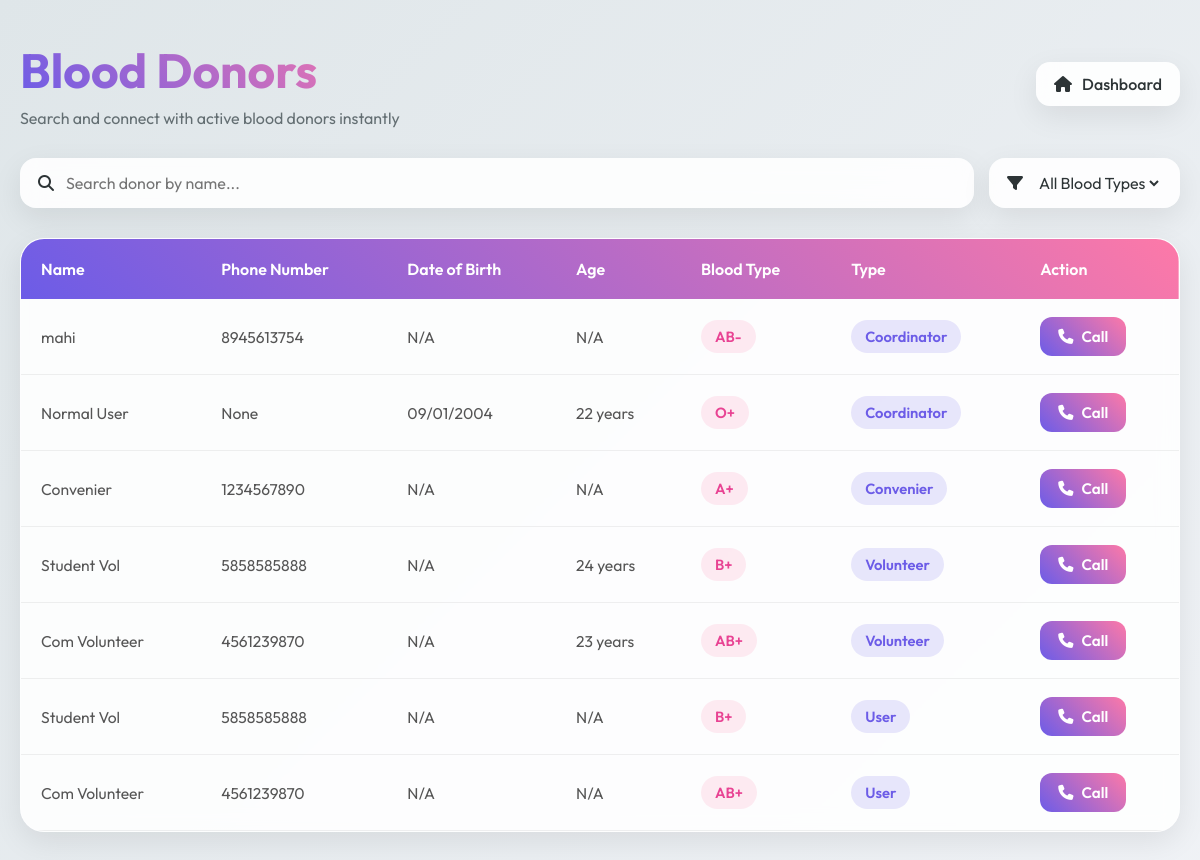
The page /blood_donors on the database its author committed.
### users/models.py (models this page shows, shortened)
class UserProfile(models.Model):
    GENDER_CHOICE=(
        ("","Select the gender"),
        ("male","male"),
        ("female","female"),
    )
    ROLE_CHOICE=(
        ("public_user","public_user"),
        ("member","member"),
        ("coordinator","coordinator"),
        ("convenier","convenier"),
        ("office_staff","office_staff"),
        ("principal","principal"),
        ("chairman","chairman"),
    )
    BLOOD_GROUP_CHOICES = [
        ('', 'Select Blood Group'),
        ('A+', 'A+'),
        ('A-', 'A-'),
        ('B+', 'B+'),
        ('B-', 'B-'),
        ('AB+', 'AB+'),
        ('AB-', 'AB-'),
        ('O+', 'O+'),
        ('O-', 'O-'),
    ]
    user=models.OneToOneField(User,on_delete=models.CASCADE)
    phone_number=models.CharField(max_length=10,null=True,blank=True)
    role=models.CharField(max_length=20,choices=ROLE_CHOICE,default="public_user")
    gender=models.CharField(max_length=10,choices=GENDER_CHOICE,null=True,blank=True)
    address=models.TextField(null=True,blank=True)
    created_at=models.DateTimeField(auto_now_add=True)
    photo=models.ImageField(upload_to="profile_pics/",null=True,blank=True)
    blood=models.CharField(max_length=3,default="",choices=BLOOD_GROUP_CHOICES)
    is_donor = models.BooleanField(default=False)
    date_of_birth = models.DateField(null=True, blank=True)
    age = models.PositiveIntegerField(null=True, blank=True)

### volunteer/models.py (models this page shows, shortened)
class Volunteer(models.Model):
    BLOOD_GROUP_CHOICES = (
        ("A+", "A+"),
        ("A-", "A-"),
        ("B+", "B+"),
        ("B-", "B-"),
        ("AB+", "AB+"),
        ("AB-", "AB-"),
        ("O+", "O+"),
        ("O-", "O-"),
    )
    BATCH_CHOICES = (
        ("MCA", "MCA"),
        ("BCA", "BCA"),
        ("BSc CS", "BSc CS"),
        ("BCom", "BCom"),
        ("BA","BA"),
        ("BSW","BSW")
    )
    user = models.OneToOneField(User, on_delete=models.CASCADE)
    name = models.CharField(max_length=150)
    email = models.EmailField()
    phone = models.CharField(max_length=10)
    age = models.PositiveIntegerField()
    date_of_birth = models.DateField(null=True, blank=True)
    blood_group = models.CharField(
        max_length=5,
        choices=BLOOD_GROUP_CHOICES,
        blank=True,
        null=True
    )
    address = models.TextField()
    reason = models.TextField()
    is_approved=models.BooleanField(default=False)
    approved_by = models.ForeignKey(
        User,
        on_delete=models.SET_NULL,
        null=True,
        blank=True,
        related_name="approved_volunteers"
    )
    declined=models.BooleanField(default=False)
    rejection_reason = models.TextField(blank=True, null=True)
    is_student = models.BooleanField(default=False)
    was_student = models.BooleanField(default=False)
    admission_no = models.CharField(max_length=50, blank=True, null=True)
    start_year = models.CharField(max_length=5, blank=True, null=True)
    end_year = models.CharField(max_length=5, blank=True, null=True)
    batch = models.CharField(
        max_length=20,
        choices=BATCH_CHOICES,
        blank=True,
        null=True
    )
    created_at = models.DateTimeField(auto_now_add=True)

### members/views.py (the view, shortened to what this page needs)
# urls.py: path('blood_donors',views.blood_donors,name='blood_donors'),
def blood_donors(request):
    from users.models import UserProfile
    from coordinator.models import coordinateRegistration
    from volunteer.models import Volunteer
    from datetime import date
    donor_data = []
    def calculate_age(dob):
        if not dob:
            return None
        today = date.today()
        return today.year - dob.year - ((today.month, today.day) < (dob.month, dob.day))
    member_donors = (
        Donor.objects
        .filter(is_a_donor=True)
        .select_related(
            "user",
            "user__user",
            "user__user__userprofile"
        )
    )
    coordinator_donors = (
        UserProfile.objects
        .filter(role="coordinator", is_donor=True)
        .select_related("user")
    )
    for user_profile in coordinator_donors:
        age = user_profile.age if user_profile.age else calculate_age(user_profile.date_of_birth)
        donor_data.append({
            "name": user_profile.user.get_full_name() if user_profile.user.get_full_name() else user_profile.user.username,
            "phone": user_profile.phone_number,
            "blood_type": user_profile.blood,
            "type": "Coordinator",
            "date_of_birth": user_profile.date_of_birth,
            "age": age,
        })
    convenier_donors = (
        UserProfile.objects
        .filter(role="convenier", is_donor=True)
        .select_related("user")
    )
    for user_profile in convenier_donors:
        age = user_profile.age if user_profile.age else calculate_age(user_profile.date_of_birth)
        donor_data.append({
            "name": user_profile.user.get_full_name() if user_profile.user.get_full_name() else user_profile.user.username,
            "phone": user_profile.phone_number,
            "blood_type": user_profile.blood,
            "type": "Convenier",
            "date_of_birth": user_profile.date_of_birth,
            "age": age,
        })
    approved_volunteers = (
        Volunteer.objects
        .filter(is_approved=True, declined=False, blood_group__isnull=False)
        .exclude(blood_group="")
        .select_related("user", "user__userprofile")
    )
    for volunteer in approved_volunteers:
        age = volunteer.age if volunteer.age else calculate_age(volunteer.date_of_birth)
        donor_data.append({
            "name": volunteer.name if volunteer.name else volunteer.user.username,
            "phone": volunteer.phone,
            "blood_type": volunteer.blood_group,
            "type": "Volunteer",
            "date_of_birth": volunteer.date_of_birth,
            "age": age,
        })
    public_user_donors = (
        UserProfile.objects
        .filter(role="public_user", is_donor=True)
        .select_related("user")
    )
    for user_profile in public_user_donors:
        age = user_profile.age if user_profile.age else calculate_age(user_profile.date_of_birth)
        donor_data.append({
            "name": user_profile.user.get_full_name() if user_profile.user.get_full_name() else user_profile.user.username,
            "phone": user_profile.phone_number,
            "blood_type": user_profile.blood,
            "type": "User",
            "date_of_birth": user_profile.date_of_birth,
            "age": age,
        })
    context = {
        "donors": donor_data
    }
    return render(request, "dashboard/blood_donors.html", context)

### templates/dashboard/blood_donors.html (shortened to what this page needs)
<!DOCTYPE html>
<html lang="en">
<head>
    <link rel="stylesheet" href="https://cdnjs.cloudflare.com/ajax/libs/font-awesome/6.4.0/css/all.min.css">
</head>
<body>
<div class="container">
    <div class="top-bar">
        <div class="title-section">
            <h1>Blood Donors</h1>
            <p>Search and connect with active blood donors instantly</p>
        </div>
        <a href="/dashboard/" class="home-btn">
            <i class="fa-solid fa-house"></i>
            Dashboard
        </a>
    </div>
    <div class="controls">
        <div class="search-box">
            <i class="fa-solid fa-magnifying-glass"></i>
            <input
                type="text"
                id="searchInput"
                placeholder="Search donor by name..."
            >
        </div>
        <div class="filter-box">
            <i class="fa-solid fa-filter"></i>
            <select id="bloodFilter">
                <option value="all">All Blood Types</option>
            </select>
        </div>
    </div>
    {% if donors %}
    <div class="table-wrapper">
        <table id="donorTable">
            <thead>
                <tr>
                    <th>Name</th>
                    <th>Phone Number</th>
                    <th>Date of Birth</th>
                    <th>Age</th>
                    <th>Blood Type</th>
                    <th>Type</th>
                    <th>Action</th>
                </tr>
            </thead>
            <tbody>
                {% for donor in donors %}
                <tr
                    data-name="{{ donor.name|lower }}"
                    data-blood="{{ donor.blood_type }}"
                >
                    <td>{{ donor.name }}</td>
                    <td>{{ donor.phone }}</td>
                    <td>
                        {% if donor.date_of_birth %}
                            {{ donor.date_of_birth|date:"d/m/Y" }}
                        {% else %}
                            N/A
                        {% endif %}
                    </td>
                    <td>
                        {% if donor.age %}
                            {{ donor.age }} years
                        {% else %}
                            N/A
                        {% endif %}
                    </td>
                    <td>
                        <span class="blood-group">
                            {{ donor.blood_type }}
                        </span>
                    </td>
                    <td>
                        <span class="donor-type">{{ donor.type }}</span>
                    </td>
                    <td>
                        <a href="tel:{{ donor.phone }}" class="call-btn">
                            <i class="fa-solid fa-phone"></i>
                            Call
                        </a>
                    </td>
                </tr>
                {% endfor %}
            </tbody>
        </table>
    </div>
    {% endif %}
</div>
</body>
</html>

### templates/dashboard/blood_donors.html (style rules this page uses)
:root { --primary:#6c5ce7; --secondary:#fd79a8; --accent:#00cec9; --dark:#2d3436; --light:#f5f6fa; --card-bg:rgba(255,255,255,0.88); --shadow:0 10px 30px rgba(0,0,0,0.08); --transition:all .35s ease; }
* { margin:0; padding:0; box-sizing:border-box; font-family:'Outfit',sans-serif; }
body { min-height:100vh; padding:40px 20px; background:linear-gradient(-45deg,#f5f7fa,#dfe6e9,#f5f6fa,#dfe6e9); background-size:400% 400%; animation:gradientBG 15s ease infinite; color:var(--dark); }
.container { max-width:1300px; margin:auto; }
.top-bar { display:flex; justify-content:space-between; align-items:center; margin-bottom:30px; gap:20px; flex-wrap:wrap; }
.title-section h1 { font-size:3rem; font-weight:700; background:linear-gradient(45deg,var(--primary),var(--secondary)); -webkit-background-clip:text; background-clip:text; color:transparent; }
.title-section p { color:#636e72; margin-top:8px; }
.home-btn { background:rgba(255,255,255,0.9); backdrop-filter:blur(10px); padding:12px 18px; border-radius:14px; text-decoration:none; color:var(--dark); display:flex; align-items:center; gap:10px; font-weight:500; box-shadow:var(--shadow); transition:var(--transition); }
.controls { display:flex; gap:15px; margin-bottom:30px; flex-wrap:wrap; }
.search-box, .filter-box { background:rgba(255,255,255,0.88); backdrop-filter:blur(10px); border-radius:16px; padding:14px 18px; display:flex; align-items:center; gap:12px; box-shadow:var(--shadow); }
.search-box { flex:1; min-width:260px; }
.search-box input { border:none; outline:none; width:100%; background:transparent; font-size:1rem; color:var(--dark); }
.filter-box select { border:none; outline:none; background:transparent; font-size:1rem; color:var(--dark); cursor:pointer; }
.table-wrapper { overflow-x:auto; background:rgba(255,255,255,0.88); backdrop-filter:blur(10px); border-radius:24px; box-shadow:var(--shadow); border:1px solid rgba(255,255,255,0.3); }
table { width:100%; border-collapse:collapse; min-width:700px; }
thead { background:linear-gradient(45deg,var(--primary),var(--secondary)); color:white; }
th { padding:20px; text-align:left; font-size:1rem; font-weight:600; }
td { padding:18px 20px; border-bottom:1px solid rgba(0,0,0,0.06); color:#555; font-size:0.98rem; }
tbody tr { transition:var(--transition); }
.blood-group { display:inline-block; padding:7px 14px; border-radius:50px; background:rgba(253,121,168,0.15); color:#e84393; font-weight:600; font-size:.92rem; }
.donor-type { display:inline-block; padding:7px 14px; border-radius:50px; background:rgba(108,92,231,0.15); color:#6c5ce7; font-weight:600; font-size:.92rem; }
.call-btn { border:none; outline:none; padding:10px 18px; border-radius:12px; background:linear-gradient(45deg,var(--primary),var(--secondary)); color:white; font-size:.95rem; font-weight:600; text-decoration:none; display:inline-flex; align-items:center; gap:8px; transition:var(--transition); }

### rows shown on the page
UserProfile: phone "8945613754", blood_type "AB-"
UserProfile: name "Normal User", phone "None", date_of_birth "09/01/2004", age "22", blood_type "O+", type "Coordinator"
UserProfile: phone "1234567890", blood_type "A+"
Volunteer: name "Student Vol", phone "5858585888", blood_type "B+"
Volunteer: name "Com Volunteer", phone "4561239870", blood_type "AB+"
UserProfile: phone "5858585888", blood_type "B+"
UserProfile: phone "4561239870", blood_type "AB+"

### other values the page prints
{{ donor.name }} "mahi" "Convenier" "Student Vol" "Com Volunteer"
{{ donor.type }} "Coordinator" "Convenier" "Volunteer" "Volunteer" "User" "User"
{{ donor.age }} "24" "23"
